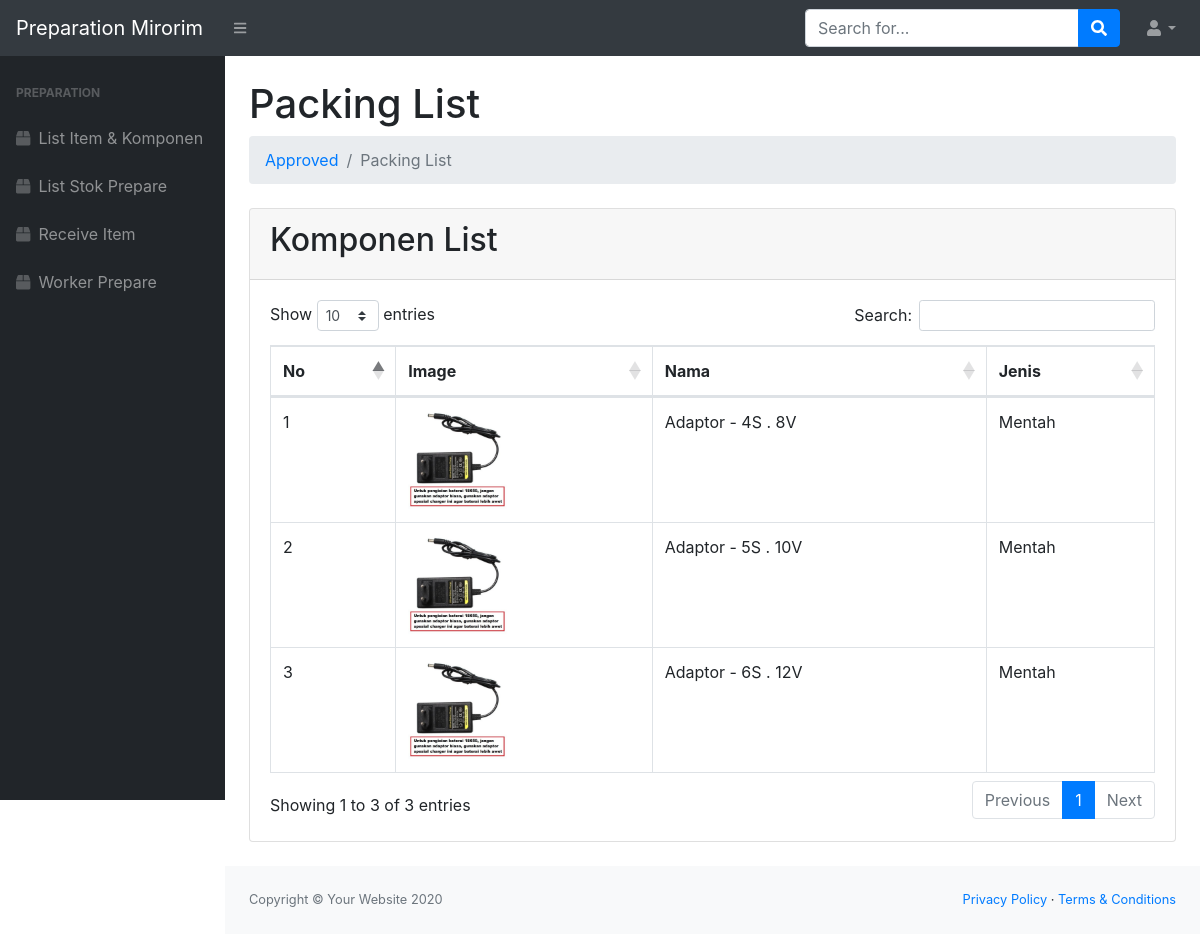
/preparation/index.php?url=product, run on an earlier commit of the app's database.
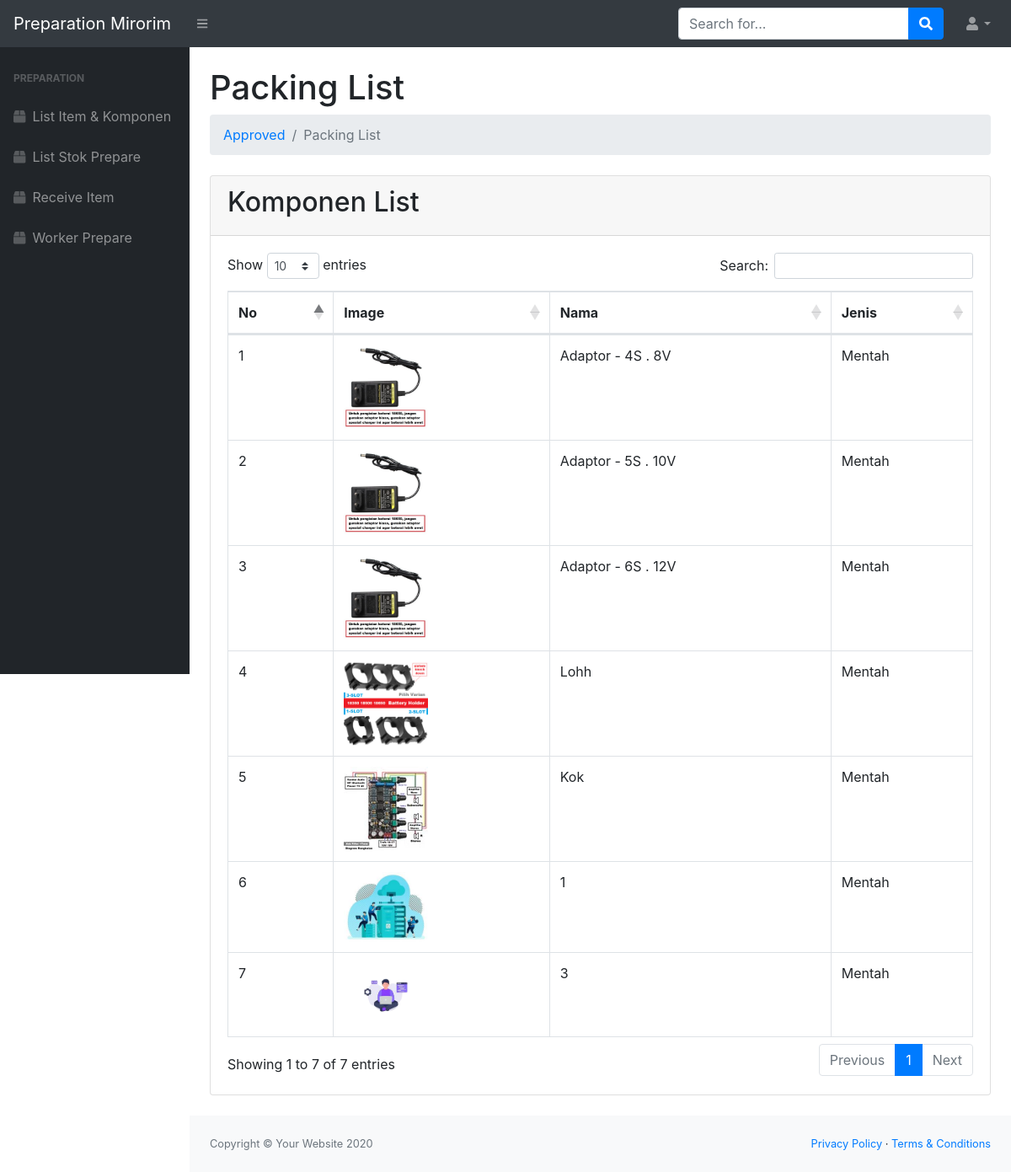
And on a later commit of the database.
### tables this page shows
CREATE TABLE `product_id` (
  `id_product` int(11) NOT NULL,
  `image` mediumtext NOT NULL,
  `nama` varchar(200) NOT NULL,
  `jenis` varchar(200) NOT NULL
);

### preparation/product.php (the view)
<div class="container-fluid">
                        <h1 class="mt-4">Packing List</h1>
                        <ol class="breadcrumb mb-4">
                            <li class="breadcrumb-item"><a href="approved.php">Approved</a></li>
                            <li class="breadcrumb-item active">Packing List</li>
                        </ol>
                        <div class="card mb-4">
                            <div class="card-header">
                                <h2>Komponen List</h2>
                            </div>
                            <div class="card-body">
                                <div class="table-responsive">
                                    <table class="table table-hover table-bordered" id="dataTable" width="100%" cellspacing="0">
                                        <thead>
                                            <tr>
                                                <th>No</th>
                                                <th>Image</th>
                                                <th>Nama</th>
                                                <th>Jenis</th>
                                            </tr>
                                        </thead>
                                        <tbody>
                                            <?php
                                                $ambil = mysqli_query($conn, "SELECT * FROM product_id WHERE jenis='Mentah'");
                                                $i = 1;
                                                while($data=mysqli_fetch_array($ambil)){
                                                    $gambar = $data['image'];
                                                    if($gambar==null){
                                                        $img = '<img src="../assets/img/noimageavailable.png" class="zoomable">';
                                                    } else {
                                                        $img ='<img src="../assets/img/'.$gambar.'" class="zoomable">';
                                                    }
                                            ?>
                                            <tr>
                                                <td><?=$i++;?></td>
                                                <td><?=$img;?></td>
                                                <td><?=$data['nama'];?></td>
                                                <td><?=$data['jenis'];?></td>
                                            </tr>
                                            <?php
                                                }
                                            ?>
                                        </tbody>
                                    </table>
                                </div>
                            </div>
                        </div>
                    </div>

What changed in the data, as far as the page shows it:
now on this page (row edited): product_id: image (picture), nama "Lohh", jenis "Mentah"
now on this page (row edited): product_id: image (picture), nama "Kok", jenis "Mentah"
added product_id: image (picture), nama "1", jenis "Mentah"
added product_id: image (picture), nama "3", jenis "Mentah"
Also different on the page:
text written by a page script: "Show entries Search: Showing 1 to 3 of 3 entries Previous 1 Next" → "Show entries Search: Showing 1 to 7 of 7 entries Previous 1 Next"
